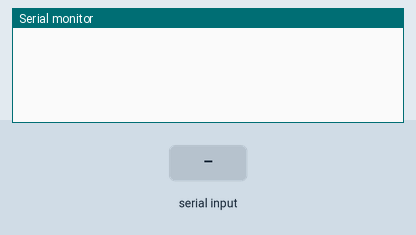
A sketch run on a simulated Arduino Leonardo, built with avr-gcc and run on an emulated ATmega32U4. Shown: the last lines printed to the serial monitor. The test bench sets the inputs (shaded band).

Above: at 1.2 s.
1.3 s: "+" received over the second serial link
At 2.5 s:
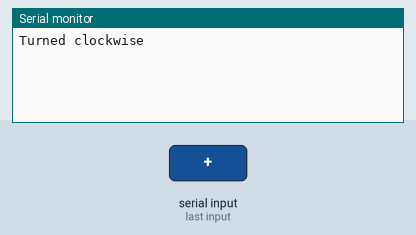
2.8 s: "-" received over the second serial link
At 3.8 s:
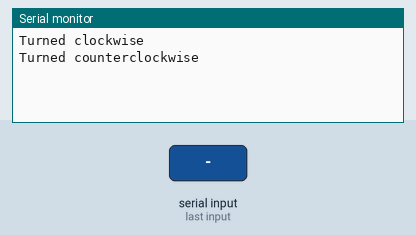
4.3 s: "/" received over the second serial link
At 4.9 s:
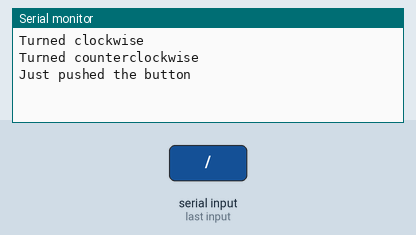

The sketch:

knob_receiver.ino
```cpp
#include <SoftwareSerial.h>

// Serial port to receive data from Knob-boards
SoftwareSerial knob_serial(11, 10);	// RX (connects to TX on Knob-board, TX (not used)
byte data;

void setup()
{
	Serial.begin(57600);	// Serial port for PC communication (serial monitor)
	while (!Serial) {
		;		// wait for serial port to connect. Needed for Leonardo only
	}
	knob_serial.begin(9600);
}

void loop()
{
	if (knob_serial.available()) {
		data = knob_serial.read();

		switch (data) {
		case '+':
			Serial.println("Turned clockwise");
			break;
		case '-':
			Serial.println("Turned counterclockwise");
			break;
		case '/':
			Serial.println("Just pushed the button");
			break;
		case '\\':
			Serial.println("Just released the button");
			break;
		case 175:
			Serial.println("Button is pressed");
			break;
		default:
			break;
		}
	}
}
```

Measured:
- after the input at 1.3 s, the serial monitor: prints a new line at once (image 1)
- after the input at 2.8 s, the serial monitor: prints a new line at once (image 2)
- after the input at 4.3 s, the serial monitor: prints a new line at once (image 3)
